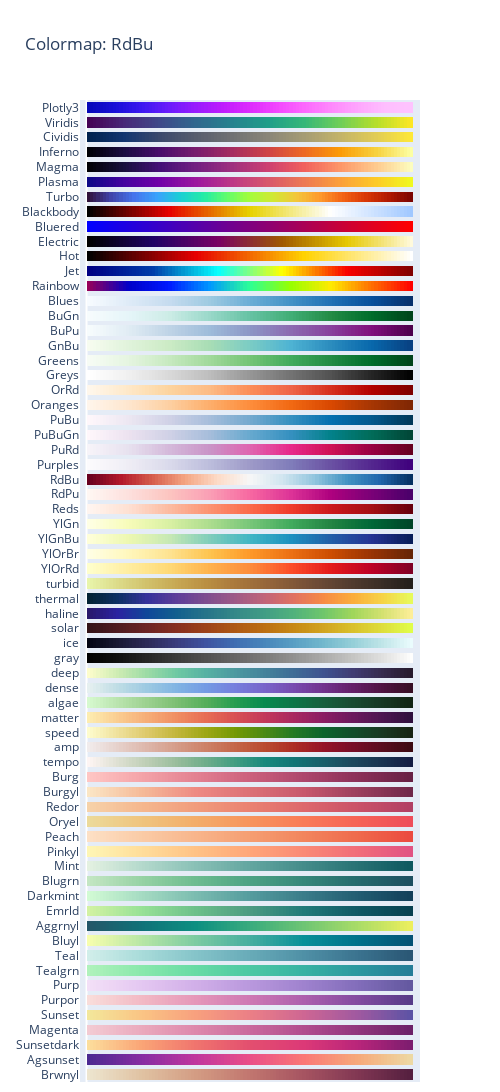

The notebook cell this image was saved under:
### Code cell
import plotly.express as px

def view_colormap(colormap_name):
	fig = px.colors.sequential.swatches_continuous()
	fig.update_layout(title=f'Colormap: {colormap_name}')
	fig.show()

view_colormap('RdBu')
